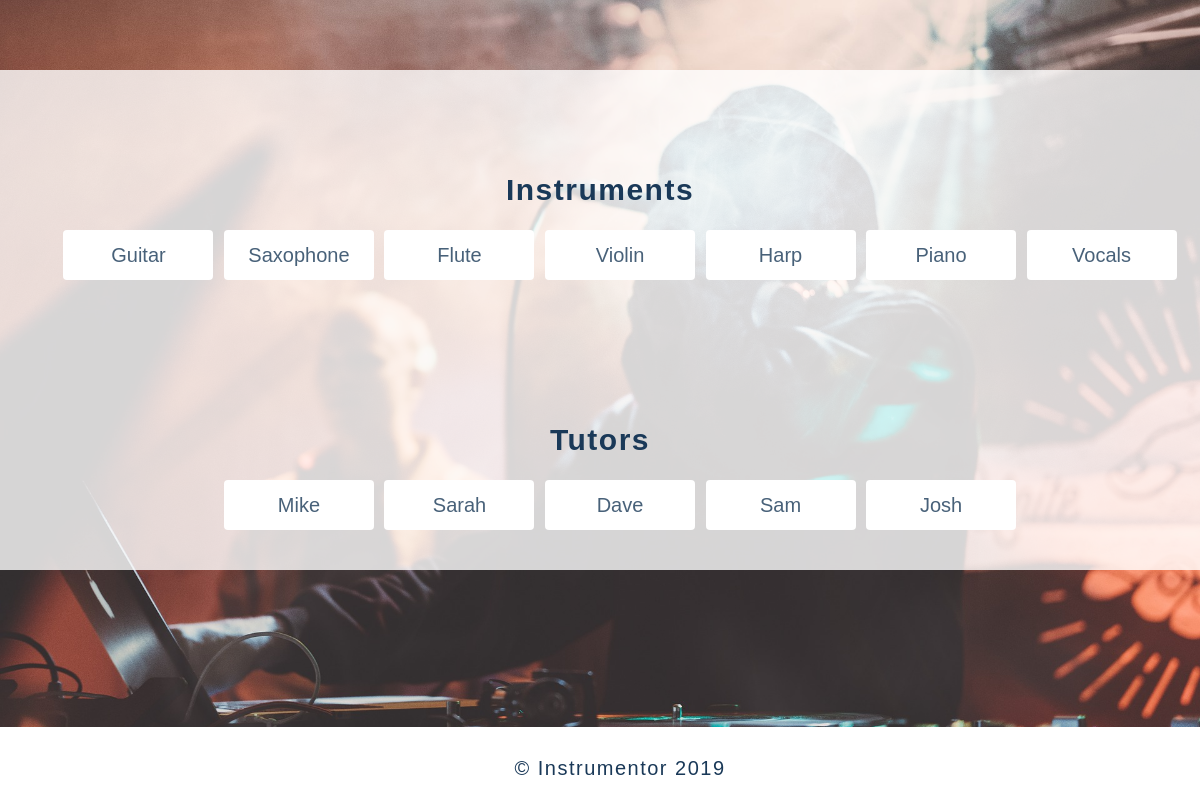
Page /home/schedule/ on the committed database.
### home/models.py (models this page shows, shortened)
class Instrument(models.Model):
    name = models.CharField(max_length=150)

class Tutor(models.Model):
    profile_pic = models.ImageField(upload_to="images/", default="concert.jpg") # pip3 install pillow
    name = models.CharField(max_length=150)
    experience = models.TextField(null=True, blank=True)
    instrument_avail = models.BooleanField(null=True, blank=True)
    price = models.DecimalField(max_digits=8, decimal_places=2, blank=True, null=True)
    instrument = models.ForeignKey('Instrument', on_delete=models.SET_NULL, null=True)
    user = models.OneToOneField(User, on_delete=models.CASCADE, null=False, primary_key=True)

### home/views.py (the view)
# urls.py: path('schedule/', views.schedule, name = 'schedule'),
def schedule(request):
    all_instruments = Instrument.objects.all()
    tutors = Tutor.objects.all()
    all_hours = Hour.objects.all()
    return render(request, 'schedule.html', {'all_instruments': all_instruments, \
        'tutors': tutors, 'all_hours': all_hours})

### home/templates/schedule.html
﻿{% extends "base.html" %}
{% block content %}
  <section class="content3">
  <div class="profile_info">
  <h3>Instruments</h3>
    <ul>
      <div class="btn-group2">
        {% for instrument in all_instruments %}
        <button class="button2">
          <a href="{{instrument.name}}"> {{instrument.name}} </a>
        </button>
        {% endfor %}
      </div>
    </ul>
    <h3>Tutors</h3>
    <ul>
      <div class="btn-group2">
      {% for tutor in tutors %}
       <button class="button2">
        <a href="{{tutor.user.username}}">{{tutor.name}}</a>
      </button>
     {% endfor %}
  </div>
    </ul>
  </div>
  </section>
{% endblock %}

### static/style.css (style rules this page uses)
.btn-group2 { width: 100%; flex-wrap: wrap; display:inline-block; padding-bottom: 20px; }
.btn-group2 .button2 { background-color: white; color: rgba(16, 57, 90, 0.7); cursor: pointer; width: 150px; height: 50px; border-radius: 4px; border: none; text-align: center; font-size: 18px; margin: 2px; }
a { color: rgba(26, 57, 88, 0.8); text-decoration: none; font-size:20px; padding:2%; }
header h3 { margin: 0; padding-top: 100px; font-size: 30px; color: #1A3958; line-height: 40px; }
.content3 { margin-top: 20px; color: rgba(26, 57, 88, 0.8); background-color:rgba(255, 255, 255, 0.8); width:100%; min-height: 40%; overflow: auto; }
.content3 ul { decoration: none; }

### rows in the picture
Instrument: name "Guitar"
Instrument: name "Saxophone"
Instrument: name "Flute"
Instrument: name "Violin"
Instrument: name "Harp"
Instrument: name "Piano"
Instrument: name "Vocals"
Tutor: name "Mike"
Tutor: name "Sarah"
Tutor: name "Dave"
Tutor: name "Sam"
Tutor: name "Josh"
